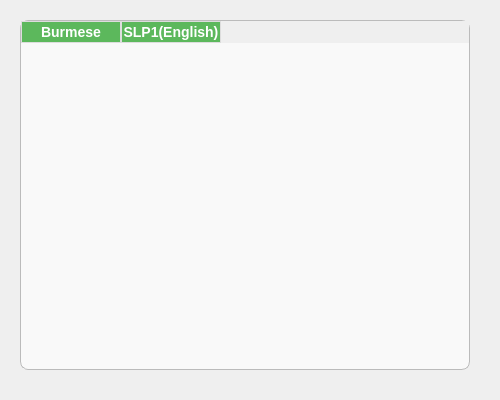
<?xml version="1.0" encoding="UTF-8"?>
<ui version="4.0">
 <class>TransliterationGuide</class>
 <widget class="QDialog" name="TransliterationGuide">
  <property name="geometry">
   <rect>
    <x>0</x>
    <y>0</y>
    <width>500</width>
    <height>400</height>
   </rect>
  </property>
  <property name="windowTitle">
   <string>Transliteration Guide</string>
  </property>
  <widget class="QTableWidget" name="guideTable">
   <property name="geometry">
    <rect>
     <x>20</x>
     <y>20</y>
     <width>450</width>
     <height>350</height>
    </rect>
   </property>
   <property name="gridStyle">
    <enum>Qt::PenStyle::SolidLine</enum>
   </property>
   <property name="columnCount">
    <number>2</number>
   </property>
   <property name="styleSheet">
    <string>
     QTableWidget {
         border: 1px solid #bbb;
         border-radius: 8px;
         font-size: 14px;
         font-family: "Arial";
         background-color: #f9f9f9;
         color: #333;
     }
     QHeaderView::section {
         background-color: #5CB85C;
         color: white;
         font-size: 14px;
         font-weight: bold;
         border: 1px solid #ddd;
     }
    </string>
   </property>
   <attribute name="horizontalHeaderCascadingSectionResizes">
    <bool>false</bool>
   </attribute>
   <column>
    <property name="text">
     <string>Burmese</string>
    </property>
   </column>
   <column>
    <property name="text">
     <string>SLP1(English)</string>
    </property>
   </column>
  </widget>
 </widget>
 <resources/>
 <connections/>
</ui>
